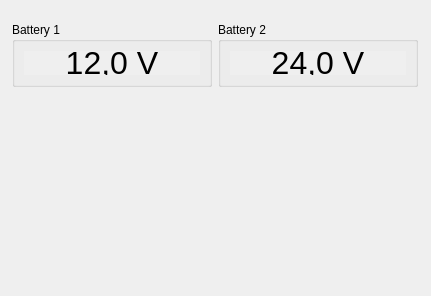
   <widget class="QDockWidget" name="dockEnergy" >
    <property name="geometry" >
     <rect>
      <x>990</x>
      <y>220</y>
      <width>431</width>
      <height>296</height>
     </rect>
    </property>
    <property name="windowTitle" >
     <string>Energy</string>
    </property>
    <widget class="QWidget" name="dockWidgetContents_12" >
     <layout class="QGridLayout" name="gridLayout_4" >
      <item row="1" column="0" >
       <layout class="QVBoxLayout" name="verticalLayout" >
        <item>
         <layout class="QHBoxLayout" name="horizontalLayout" >
          <item>
           <widget class="QGroupBox" name="groupBoxBattery1" >
            <property name="maximumSize" >
             <size>
              <width>16777215</width>
              <height>65</height>
             </size>
            </property>
            <property name="autoFillBackground" >
             <bool>true</bool>
            </property>
            <property name="title" >
             <string>Battery 1</string>
            </property>
            <layout class="QGridLayout" name="gridLayout_3" >
             <item row="0" column="0" >
              <widget class="QLabel" name="lblBatteryPower1" >
               <property name="font" >
                <font>
                 <pointsize>24</pointsize>
                 <weight>50</weight>
                 <bold>false</bold>
                </font>
               </property>
               <property name="autoFillBackground" >
                <bool>true</bool>
               </property>
               <property name="frameShape" >
                <enum>QFrame::NoFrame</enum>
               </property>
               <property name="frameShadow" >
                <enum>QFrame::Raised</enum>
               </property>
               <property name="text" >
                <string>12,0 V</string>
               </property>
               <property name="alignment" >
                <set>Qt::AlignCenter</set>
               </property>
              </widget>
             </item>
            </layout>
           </widget>
          </item>
          <item>
           <widget class="QGroupBox" name="groupBoxBattery2" >
            <property name="maximumSize" >
             <size>
              <width>16777215</width>
              <height>65</height>
             </size>
            </property>
            <property name="autoFillBackground" >
             <bool>true</bool>
            </property>
            <property name="title" >
             <string>Battery 2</string>
            </property>
            <layout class="QGridLayout" name="gridLayout_2" >
             <item row="0" column="0" >
              <widget class="QLabel" name="lblBatteryPower2" >
               <property name="font" >
                <font>
                 <pointsize>24</pointsize>
                 <weight>50</weight>
                 <bold>false</bold>
                </font>
               </property>
               <property name="autoFillBackground" >
                <bool>true</bool>
               </property>
               <property name="frameShape" >
                <enum>QFrame::NoFrame</enum>
               </property>
               <property name="frameShadow" >
                <enum>QFrame::Raised</enum>
               </property>
               <property name="text" >
                <string>24,0 V</string>
               </property>
               <property name="alignment" >
                <set>Qt::AlignCenter</set>
               </property>
              </widget>
             </item>
            </layout>
           </widget>
          </item>
         </layout>
        </item>
        <item>
         <layout class="QHBoxLayout" name="horizontalLayout_2" >
          <item>
           <widget class="QwtPlot" name="qwtPlotCurrent1" >
            <property name="maximumSize" >
             <size>
              <width>200</width>
              <height>180</height>
             </size>
            </property>
            <property name="font" >
             <font>
              <family>Verdana</family>
             </font>
            </property>
           </widget>
          </item>
          <item>
           <widget class="QwtPlot" name="qwtPlotCurrent2" >
            <property name="maximumSize" >
             <size>
              <width>200</width>
              <height>180</height>
             </size>
            </property>
            <property name="font" >
             <font>
              <family>Verdana</family>
             </font>
            </property>
           </widget>
          </item>
         </layout>
        </item>
       </layout>
      </item>
     </layout>
    </widget>
   </widget>
